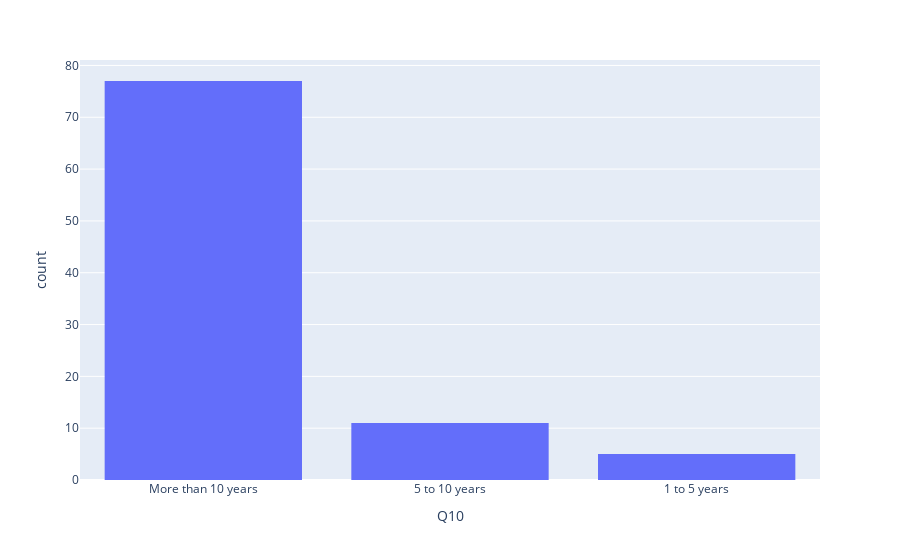

Notebook code for this chart:
### Code cell
fig = px.histogram(data, x='Q10')
fig.show()

### Figure 1 — Plotly figure (JSON) as saved in the notebook; plotly's stock layout.template omitted (floating-point values rounded to 4 significant figures)
{"data": [{"alignmentgroup": "True", "bingroup": "x", "hovertemplate": "Q10=%{x}<br>count=%{y}<extra></extra>", "legendgroup": "", "marker": {"color": "#636efa", "pattern": {"shape": ""}}, "name": "", "offsetgroup": "", "orientation": "v", "showlegend": false, "type": "histogram", "x": ["More than 10 years", "More than 10 years", "More than 10 years", "More than 10 years", "More than 10 years", "5 to 10 years", "More than 10 years", "More than 10 years", "More than 10 years", "5 to 10 years", "More than 10 years", "More than 10 years", "More than 10 years", "More than 10 years", "More than 10 years", "More than 10 years", "More than 10 years", "More than 10 years", "More than 10 years", "More than 10 years", "More than 10 years", "More than 10 years", "More than 10 years", "More than 10 years", "More than 10 years", "More than 10 years", "1 to 5 years", "More than 10 years", "More than 10 years", "1 to 5 years", "More than 10 years", "More than 10 years", "More than 10 years", "More than 10 years", "More than 10 years", "More than 10 years", "More than 10 years", "More than 10 years", "More than 10 years", "More than 10 years", "More than 10 years", "More than 10 years", "More than 10 years", "More than 10 years", "More than 10 years", "More than 10 years", "More than 10 years", "More than 10 years", "More than 10 years", "5 to 10 years", "More than 10 years", "5 to 10 years", "5 to 10 years", "More than 10 years", "More than 10 years", "More than 10 years", "More than 10 years", "More than 10 years", "More than 10 years", "More than 10 years", "1 to 5 years", "More than 10 years", "More than 10 years", "More than 10 years", "More than 10 years", "5 to 10 years", "More than 10 years", "More than 10 years", "More than 10 years", "More than 10 years", "More than 10 years", "More than 10 years", "More than 10 years", "More than 10 years", "5 to 10 years", "More than 10 years", "More than 10 years", "1 to 5 years", "More than 10 years", "More than 10 years", "More than 10 years", "5 to 10 years", "More than 10 years", "More than 10 years", "5 to 10 years", "5 to 10 years", "More than 10 years", "5 to 10 years", "1 to 5 years", "More than 10 years", "More than 10 years", "More than 10 years", "More than 10 years"], "xaxis": "x", "yaxis": "y"}], "layout": {"autosize": true, "barmode": "relative", "legend": {"tracegroupgap": 0}, "margin": {"t": 60}, "xaxis": {"anchor": "y", "autorange": true, "domain": [0, 1], "range": [-0.5, 2.5], "title": {"text": "Q10"}, "type": "category"}, "yaxis": {"anchor": "x", "autorange": true, "domain": [0, 1], "range": [0, 81.05], "title": {"text": "count"}}}}
